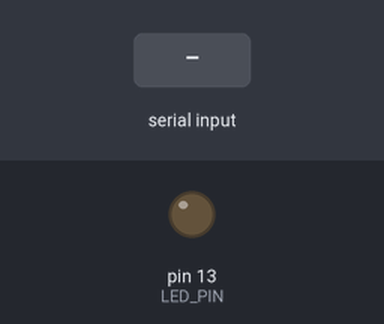
The sketch below on a simulated Arduino Uno, built with avr-gcc and run on an emulated ATmega328P. Shown: output pins drawn as LEDs (lit = HIGH). Dashed ring = blinking. The test bench sets the inputs (shaded band).

Above: at 1.2 s.
1.3 s: "90,45\n" received over the second serial link
At 1.7 s:
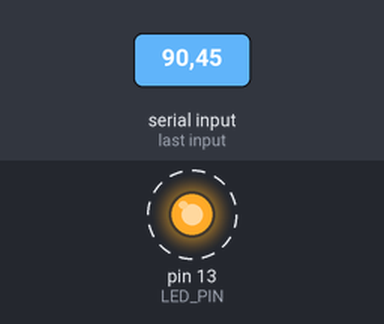
Timing chart, 0 to 10.3 s (numbered marks = the images above; inputs shaded):
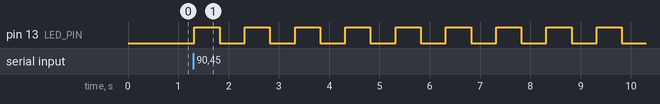

Measured:
- after the input at 1.3 s, pin 13 (LED_PIN): alternates HIGH for 0.50 s and LOW for 0.50 s, starting at once

The sketch:

BluetoothBlink.ino
```cpp
/* File:      BluetoothBlink
   Author:    Aaron Conrad
   Modified:  3/30/16

   Simple program to test RFCOMM connection to other Bluetooth
   devices. Recieves number of times to blink the onboard LED,
   sends string back to sender confirming value, then blinks LED.

   Code and exercise is based on: http://www.uugear.com/portfolio/bluetooth-communication-between-raspberry-pi-and-arduino/
*/

#include <SoftwareSerial.h>
SoftwareSerial bluetooth(0, 1);
int LED_PIN = 13;

void setup() {
  bluetooth.begin(9600);
  pinMode(LED_PIN, OUTPUT);
}

void loop() {
  if (bluetooth.available() > 0) {
    int count = bluetooth.parseInt();
    if (count > 0) {
      bluetooth.print("You have input: ");
      bluetooth.println(String(count));
      blinkLED(count);
    }
  }
}

void blinkLED(int count) {
  for (int i = 0; i < count; i++) {
    digitalWrite(LED_PIN, HIGH);
    delay(500);
    digitalWrite(LED_PIN, LOW);
    delay(500);
  }
}
```
